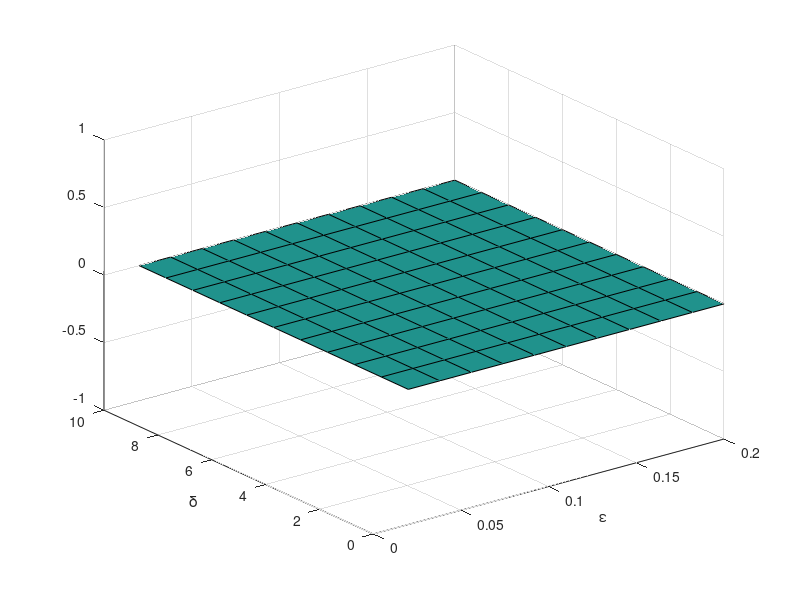

MATLAB code for this plot:
n = 50;
dx = 1/(n+1);
DX=(-1*diag(ones(1,n-1),-1)+1*diag(ones(1,n-1),1));
DX(1,1) = -2;
DX(1,2) = 2;
DX(end,end) = 2;
DX(end,end-1) = -2;


DXX=(1*diag(ones(1,n-1),-1)+1*diag(ones(1,n-1),1)-2*diag(ones(1,n)));
DXX(1,1) = 0;
DXX(1,2) = 0;
DXX(end,end) = 0;
DXX(end,end-1) = 0;

DXXXX=(1*diag(ones(1,n-2),-2)+1*diag(ones(1,n-2),2)-4*diag(ones(1,n-1),-1)-4*diag(ones(1,n-1),1)+6*diag(ones(1,n)));
DXXXX(1,1) = -5;
DXXXX(1,2) = 14;
DXXXX(1,3) = -14;
DXXXX(1,4) = 6;
DXXXX(1,5) = -1;

DXXXX(end,end) = -5;
DXXXX(end,end-1) = 14;
DXXXX(end,end-2) = -14;
DXXXX(end,end-3) = 6;
DXXXX(end,end-4) = -1;

DXXXX(2,1) = -2;
DXXXX(2,2) = 5;
DXXXX(2,3) = -4;
DXXXX(2,4) = 1;

DXXXX(end-1,end) = -2;
DXXXX(end-1,end-1) = 5;
DXXXX(end-1,end-2) = -4;
DXXXX(end-1,end-3) = 1;


DX=1/(2*dx)*DX;
DXX = 1/(dx^2)*DXX;
DXXXX=1/(dx^4)*DXXXX;

DXXXX = sparse(DXXXX);
DXX = sparse(DXX);
DX = sparse(DX);



epsx = zeros(19,1);
energy = zeros(19,1);

xt = zeros(11,11);
yt = zeros(11,11);
zt = zeros(11,11);

for i = 0:10
    for j = 0:10
        eps = 0.02+i/10*(0.2-0.02);
        del = j/10*(10);
        xt(i+1,j+1) = eps;
        yt(i+1,j+1) = del;
        try
            
            load(strcat('e',num2str(eps),'d',num2str(del),'n50m50t0.03.mat'));
            zt(i+1,j+1) = functional2d(reshape(u(end,:),[n,n]),DX,DXX,del,eps);
            
        catch ME
        
        end
    end
end


n = 100;
dx = 1/(n+1);
DX=(-1*diag(ones(1,n-1),-1)+1*diag(ones(1,n-1),1));
DX(1,1) = -2;
DX(1,2) = 2;
DX(end,end) = 2;
DX(end,end-1) = -2;


DXX=(1*diag(ones(1,n-1),-1)+1*diag(ones(1,n-1),1)-2*diag(ones(1,n)));
DXX(1,1) = 0;
DXX(1,2) = 0;
DXX(end,end) = 0;
DXX(end,end-1) = 0;

DXXXX=(1*diag(ones(1,n-2),-2)+1*diag(ones(1,n-2),2)-4*diag(ones(1,n-1),-1)-4*diag(ones(1,n-1),1)+6*diag(ones(1,n)));
DXXXX(1,1) = -5;
DXXXX(1,2) = 14;
DXXXX(1,3) = -14;
DXXXX(1,4) = 6;
DXXXX(1,5) = -1;

DXXXX(end,end) = -5;
DXXXX(end,end-1) = 14;
DXXXX(end,end-2) = -14;
DXXXX(end,end-3) = 6;
DXXXX(end,end-4) = -1;

DXXXX(2,1) = -2;
DXXXX(2,2) = 5;
DXXXX(2,3) = -4;
DXXXX(2,4) = 1;

DXXXX(end-1,end) = -2;
DXXXX(end-1,end-1) = 5;
DXXXX(end-1,end-2) = -4;
DXXXX(end-1,end-3) = 1;


DX=1/(2*dx)*DX;
DXX = 1/(dx^2)*DXX;
DXXXX=1/(dx^4)*DXXXX;

DXXXX = sparse(DXXXX);
DXX = sparse(DXX);
DX = sparse(DX);





for i = 0:10
    for j = 0:10
        eps = 0.02+i/10*(0.2-0.02);
        del = j/10*(10);
        try
            
            load(strcat('e',num2str(eps),'d',num2str(del),'n100m50t0.03.mat'));
            zt(i+1,j+1) = zt(i+1,j+1)- functional2d(reshape(u(end,:),[n,n]),DX,DXX,del,eps);
            
        catch ME
        
        end
    end
end


surf(xt,yt,zt)
xlabel('\epsilon');
ylabel('\delta');
